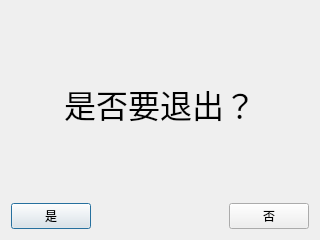
<?xml version="1.0" encoding="UTF-8"?>
<ui version="4.0">
 <class>Ensure</class>
 <widget class="QDialog" name="Ensure">
  <property name="geometry">
   <rect>
    <x>0</x>
    <y>0</y>
    <width>320</width>
    <height>240</height>
   </rect>
  </property>
  <property name="windowTitle">
   <string>确认</string>
  </property>
  <layout class="QGridLayout" name="gridLayout">
   <item row="1" column="0">
    <widget class="QLabel" name="EnsureLabel">
     <property name="font">
      <font>
       <pointsize>24</pointsize>
      </font>
     </property>
     <property name="text">
      <string>是否要退出？</string>
     </property>
     <property name="alignment">
      <set>Qt::AlignCenter</set>
     </property>
    </widget>
   </item>
   <item row="0" column="0">
    <spacer name="verticalSpacer">
     <property name="orientation">
      <enum>Qt::Vertical</enum>
     </property>
     <property name="sizeHint" stdset="0">
      <size>
       <width>20</width>
       <height>40</height>
      </size>
     </property>
    </spacer>
   </item>
   <item row="3" column="0">
    <layout class="QHBoxLayout" name="EnsureBox">
     <item>
      <widget class="QPushButton" name="Y">
       <property name="text">
        <string>是</string>
       </property>
      </widget>
     </item>
     <item>
      <spacer name="horizontalSpacer">
       <property name="orientation">
        <enum>Qt::Horizontal</enum>
       </property>
       <property name="sizeHint" stdset="0">
        <size>
         <width>40</width>
         <height>20</height>
        </size>
       </property>
      </spacer>
     </item>
     <item>
      <widget class="QPushButton" name="N">
       <property name="text">
        <string>否</string>
       </property>
      </widget>
     </item>
    </layout>
   </item>
   <item row="2" column="0">
    <spacer name="verticalSpacer_2">
     <property name="orientation">
      <enum>Qt::Vertical</enum>
     </property>
     <property name="sizeHint" stdset="0">
      <size>
       <width>20</width>
       <height>40</height>
      </size>
     </property>
    </spacer>
   </item>
  </layout>
 </widget>
 <resources/>
 <connections/>
</ui>
